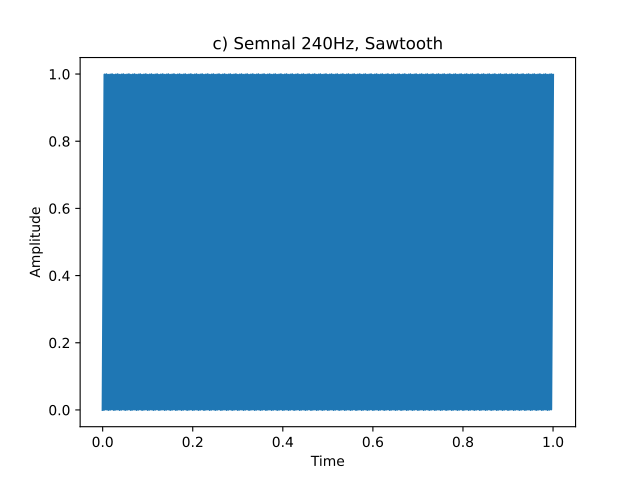

Source code (Python):
import numpy as np
import matplotlib.pyplot as plt
pi=np.pi
def c(t):
    return 240*t-np.floor(240*t)


t=np.arange(0,1,0.00001)


fig, ax = plt.subplots()
ax.plot(t,c(t))
ax.set_title("c) Semnal 240Hz, Sawtooth")
ax.set_xlabel("Time")
ax.set_ylabel("Amplitude")

fig.show()
plt.savefig("c.pdf")
plt.show()
